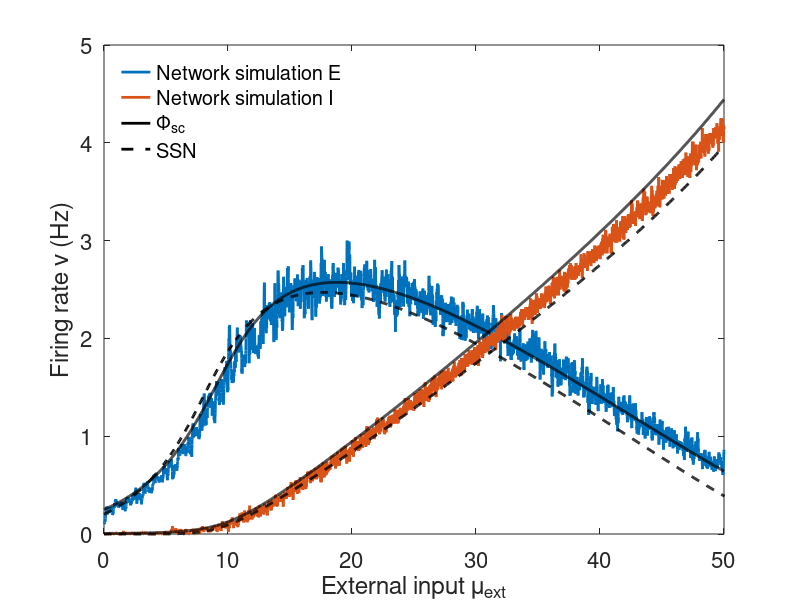

MATLAB code for this plot:
% close all
figure
load('Supersaturation_Phi.mat')
load('Supersaturation_Sim.mat')
load('Supersaturation_SSN.mat')
l1=plot(Supersaturation_Sim(5:end,1),movmean(Supersaturation_Sim(5:end,4),10),'Color',[0.0000    0.4470    0.7410],'LineWidth',2);
hold on
l2=plot(Supersaturation_SSN(3,:),Supersaturation_SSN(1,:),'k--','LineWidth',2);
l3=plot(Supersaturation_Phi(3,:),Supersaturation_Phi(1,:),'k','LineWidth',2);
l4=plot(Supersaturation_Sim(5:end,1),movmean(Supersaturation_Sim(5:end,5),10),'Color',[0.8500    0.3250    0.0980],'LineWidth',2);
plot(Supersaturation_SSN(3,:),Supersaturation_SSN(2,:),'k--','LineWidth',2);
plot(Supersaturation_Phi(3,:),Supersaturation_Phi(2,:),'k','LineWidth',2);
axis([0 50 0 5])
xlabel('External input \mu_{ext}','FontSize',16)
ylabel('Firing rate \nu (Hz)','FontSize',16)
legend([l1 l4 l3 l2],{'Network simulation E','Network simulation I','\Phi_{sc}','SSN'},'FontSize',16,'Location','northwest')
set(gca,'FontSize',16)
legend boxoff